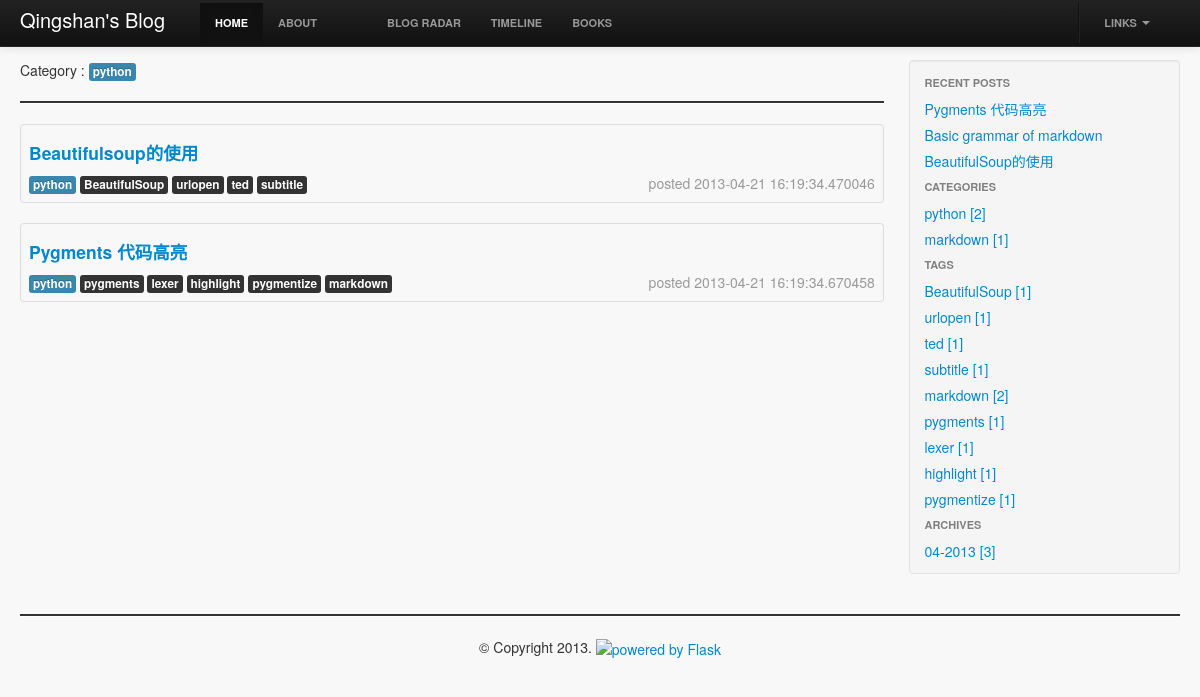
The app's page /category/python with its own data.
### app/models.py (models this page shows, shortened)
class Category(db.Model):
    id = db.Column(db.Integer, primary_key=True)
    name = db.Column(db.String(64))

class Post(db.Model):
    id = db.Column(db.Integer, primary_key=True)
    title = db.Column(db.String(256))
    body = db.Column(db.Text(1024))
    publish_date = db.Column(db.DateTime)
    category_id = db.Column(db.Integer, db.ForeignKey('category.id'))
    category = db.relationship('Category', backref=db.backref('posts'))
    tags = db.relationship('Tag', secondary=tags, backref=db.backref('posts'))

class Tag(db.Model):
    id = db.Column(db.Integer, primary_key=True)
    name = db.Column(db.String(64))

### app/views.py (the view)
@app.route('/category/<category_name>')
def category(category_name):
    posts = Category.query.filter(Category.name == category_name).first().posts
    locals().update(_contents())
    return render_template('category.html', **locals())

### app/views.py (called while the page is built)
def _contents():
    categories = Category.query.all()
    tags = Tag.query.all()
    func_strftime = func.strftime("%m-%Y", Post.publish_date)
    archives = db.session.query(func_strftime, func.count(Post.id)).group_by(func_strftime).all()
    recent_posts = Post.query.order_by(Post.publish_date.desc()).limit(5)
    return locals()   # {'categories': categories, 'tags': tags, 'archives': archives, 'recent_posts': recent_posts}

### app/templates/category.html
{% extends 'base.html' %}
{% block blog_content %}
    <div class="row-fluid ">
        <span class="">Category </span>:
        <span class="label label-info">{{ category_name }}</span>
        <hr>
    </div>
    {% for post in posts %}
        {% include 'post_index.html' %}
    {% endfor %}
{% endblock blog_content %}

### app/templates/base.html (shortened to what this page needs)
<!DOCTYPE html>
<html>
<head>
    <link href="/static/css/bootstrap-responsive.css" rel="stylesheet">
    <link href="/static/css/bootstrap.css" rel="stylesheet">
    <link href="/static/css/layout.css" rel="stylesheet">
    <link href="/static/css/sytax.css" rel="stylesheet">
</head>
<body>
{% set left_navigation_bar = [ ('index', 'Home'), ('about', 'About') ] -%}
{% set center_navigation_bar = [ ('blog_radar', 'Blog Radar'), ('timeline', 'Timeline'), ('books', 'Books') ] -%}
{% set active_page = active_page|default('index') -%}
{% include 'nav_header.html' %}
<div class="container-fluid">
    <div class="row-fluid">
    <div class="span9">
        {% block blog_content %}{% endblock blog_content %}
    </div>
    <div class="span3">
        {% block sidebar %}
        {% include 'side_bar.html' %}
        {% endblock sidebar %}
    </div>
    </div>
    {% include 'footer.html' %}
</div>
</body>
</html>

### app/templates/nav_header.html (shortened to what this page needs)
<div class="navbar navbar-inverse navbar-fixed-top">
    <div class="navbar-inner">
        <div class="container-fluid">
            <a class="brand" href="/">{{ _("Qingshan's Blog") }}</a>
            <div class="nav-collapse collapse">
                <ul class="nav nav-header">
                    {% for id, caption in left_navigation_bar %}
                        <li{% if id == active_page %} class="active"{% endif %}>
                            <a href="{{ url_for(id)|e }}">{{ caption|e }}</a>
                        </li>
                    {% endfor %}
                </ul>
                <ul class="nav nav-header">
                    {% for id, caption in center_navigation_bar %}
                        <li{% if id == active_page %} class="active"{% endif %}>
                            <a href="{{ url_for(id)|e }}">{{ caption|e }}</a>
                        </li>
                    {% endfor %}
                </ul>
                <ul class="nav pull-right nav-header">
                    <li class="divider-vertical"></li>
                    <li class="dropdown">
                        <a href="#" class="dropdown-toggle" data-toggle="dropdown">Links <b class="caret"></b></a>
                    </li>
                </ul>
            </div>
        </div>
    </div>
</div>

### app/templates/post_index.html
<table class="table table-bordered table-hover">
    <tbody>
    <tr class="row-fluid">
        <td>
            <h4><a href="{{ url_for('blog', blog_title=post.title) }}">{{ post.title | title }}</a></h4>
            <span class="label label-info well-small">{{ post.category.name }}</span>
            {% for tag in post.tags %}
                <span class="label label-inverse">{{ tag.name }}</span>
            {% endfor %}
            <span class="muted pull-right">posted {{ post.publish_date }}</span>
        </td>
    </tr>
    </tbody>
</table>

### app/templates/side_bar.html
<div class="well sidebar-nav ">
    <ul class="nav nav-list ">
        <li class="nav-header nav-stacked">Recent Posts</li>
        {% for post in recent_posts %}
            <li><a href="{{ url_for('blog', blog_title = post.title) }}">{{ post.title }}</a></li>
        {% endfor %}
    </ul>
    <ul class="nav nav-list ">
        <li class="nav-header">Categories</li>
        {% for category in categories %}
            <li class="control-list">
                <a href="{{ url_for('category', category_name=category.name) }}">
                    {{ category.name }}  [{{ category.posts | length }}]
                </a>
            </li>
        {% endfor %}
    </ul>
    <ul class="nav nav-list ">
        <li class="nav-header">Tags</li>
        {% for tag in tags %}
            <li>
                <a href="{{ url_for('tag', tag_name = tag.name) }}">
                    <span>{{ tag.name }}</span>
                    <span class="">[{{ tag.posts | length }}]</span></a>
            </li>
        {% endfor %}
    </ul>
    <ul class="nav nav-list ">
        <li class="nav-header">Archives</li>
        {% for archive in archives %}
            <li>
                <a href="{{ url_for('archive', archive_period = archive[0]) }}">
                    {{ archive[0] }} [{{ archive[1] }}]
                </a>
            </li>
        {% endfor %}
    </ul>
</div>

### app/templates/footer.html
<hr>
<footer>
    <p class="text-center">
        © Copyright 2013.
        <a href="http://flask.pocoo.org/">
            <img src="http://flask.pocoo.org/static/badges/powered-by-flask-s.png"
            border="0"
            alt="powered by Flask"
            title="powered by Flask"></a></p>
</footer>

### app/static/css/layout.css (style rules this page uses)
body { padding-top: 60px; padding-bottom: 40px; }
.sidebar-nav { padding: 9px 0; }
li.nav-header { color: graytext; }
hr { border-top: 2px solid ; }

### app/static/css/sytax.css (style rules this page uses)
body { background: #f8f8f8; }

### records on screen
Category: name "python", posts|length "2"
Post: title "Beautifulsoup的使用", category.name "python", publish_date "2013-04-21 16:19:34.470046", title "BeautifulSoup的使用"
Tag: name "BeautifulSoup", posts|length "1"
Tag: name "urlopen", posts|length "1"
Tag: name "ted", posts|length "1"
Tag: name "subtitle", posts|length "1"
Post: title "Pygments 代码高亮", category.name "python", publish_date "2013-04-21 16:19:34.670458"
Tag: name "pygments", posts|length "1"
Tag: name "lexer", posts|length "1"
Tag: name "highlight", posts|length "1"
Tag: name "pygmentize", posts|length "1"
Tag: name "markdown", posts|length "2"
Post: title "Basic grammar of markdown"
Category: name "markdown", posts|length "1"

### other values on screen
{{ caption|e }} "HOME" "ABOUT"
{{ caption|e }} "BLOG RADAR" "TIMELINE" "BOOKS"
{{ archive[0] }} "04-2013"
{{ archive[1] }} "3"
